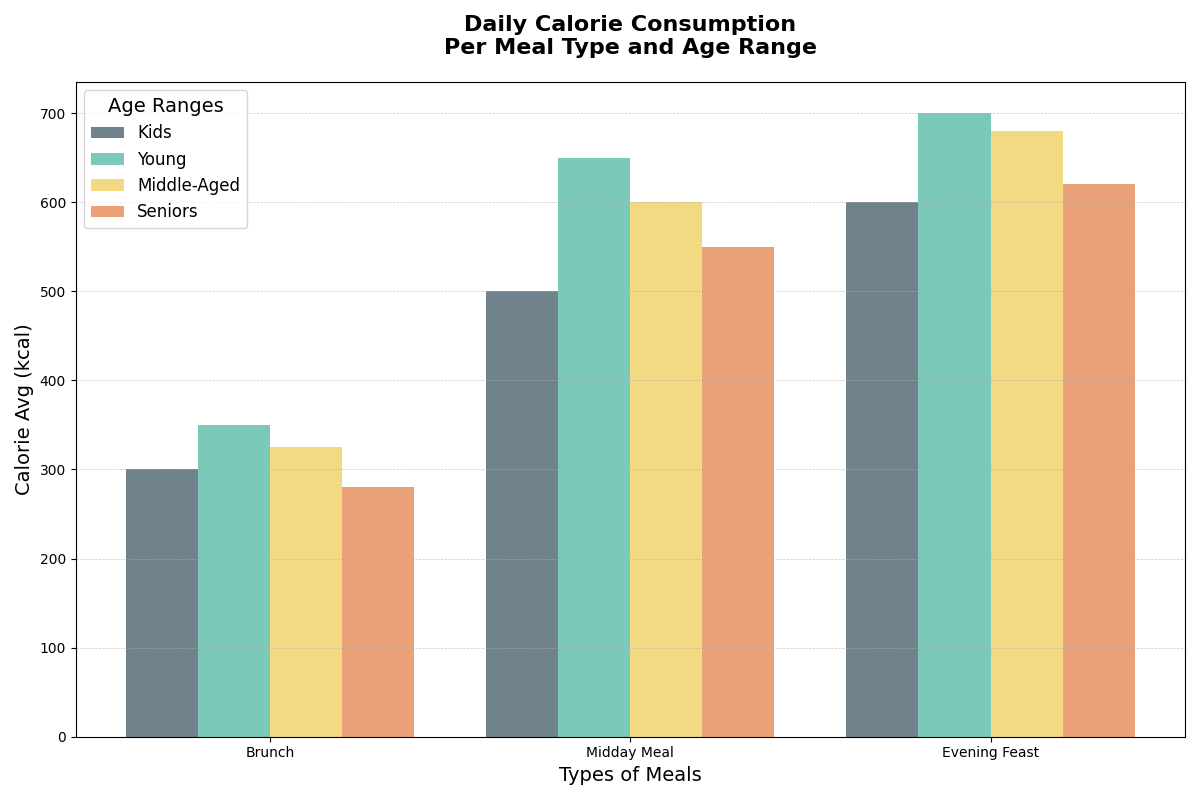

This figure's Python source:
import matplotlib.pyplot as plt
import numpy as np

meal_types = ['Brunch', 'Midday Meal', 'Evening Feast']

age_groups = ['Kids', 'Young', 'Middle-Aged', 'Seniors']
calorie_data = {
    'Breakfast': [300, 350, 325, 280],
    'Lunch': [500, 650, 600, 550],
    'Dinner': [600, 700, 680, 620]
}

# New colors for the bars
colors = ['#334D5C', '#45B29D', '#EFC94C', '#E27A3F']

x_positions = np.arange(len(meal_types))
bar_width = 0.2

fig, ax = plt.subplots(figsize=(12, 8))

for idx, age_group in enumerate(age_groups):
    age_group_data = [calorie_data[meal][idx] for meal in ['Breakfast', 'Lunch', 'Dinner']]
    ax.bar(x_positions + idx * bar_width, age_group_data, bar_width, label=age_group, color=colors[idx], alpha=0.7)

ax.set_title('Daily Calorie Consumption\nPer Meal Type and Age Range', fontsize=16, fontweight='bold', pad=20)
ax.set_xlabel('Types of Meals', fontsize=14)
ax.set_ylabel('Calorie Avg (kcal)', fontsize=14)

ax.set_xticks(x_positions + bar_width * 1.5)
ax.set_xticklabels(meal_types)

ax.legend(title='Age Ranges', fontsize=12, title_fontsize=14)

ax.grid(True, linestyle='--', linewidth=0.5, axis='y', alpha=0.7)

plt.tight_layout()

plt.show()
